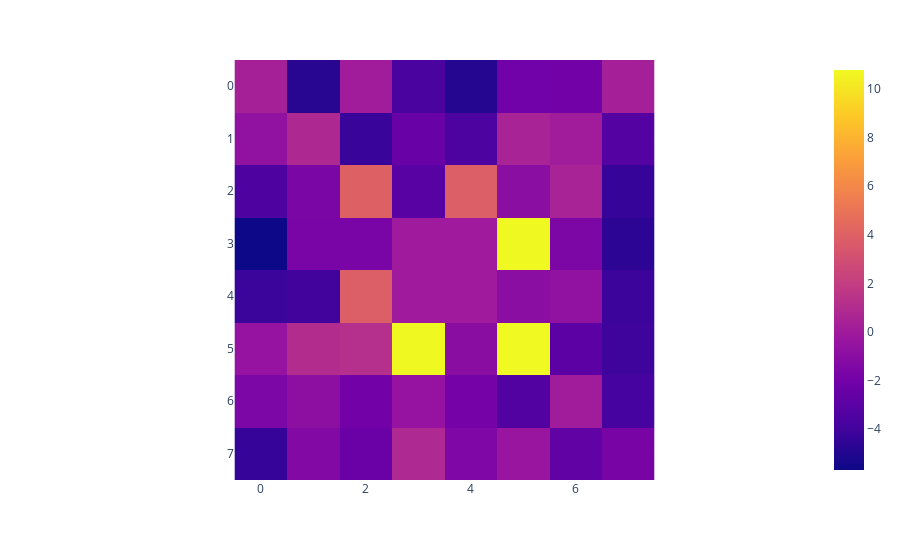

Here is the notebook cell this chart was saved with:
### Code cell
def tokens_to_ij(input):
    assert input.shape == (61,)
    padded = t.zeros((64,))
    padded[:27] = input[:27]
    padded[27] = 0
    padded[28] = 0
    padded[29:35] = input[27:33]
    padded[35] = 0
    padded[36] = 0
    padded[37:] = input[33:-1]
    return padded.reshape(8,8)

x = tokens_to_ij(loaded_model(test_data[0,:-1].unsqueeze(dim=0).to(device = 'cuda'), test_data[0,1:].unsqueeze(dim=0).to(device = 'cuda'))[0][0,0,:])

fig = px.imshow(x.detach().numpy())

fig.show()

### Figure 1 — Plotly figure (JSON) as saved in the notebook; plotly's stock layout.template omitted (floating-point values rounded to 4 significant figures)
{"data": [{"coloraxis": "coloraxis", "hovertemplate": "x: %{x}<br>y: %{y}<br>color: %{z}<extra></extra>", "name": "0", "type": "heatmap", "xaxis": "x", "yaxis": "y", "z": [[0.3125, -4.812, 0.06792, -3.647, -4.946, -2.044, -2.01, 0.2642], [-0.6575, 0.7685, -4.266, -2.422, -3.618, 0.4922, 0.0865, -3.218], [-3.521, -1.606, 3.934, -3.106, 3.828, -0.9583, 0.4838, -4.355], [-5.676, -1.717, -1.689, 0, 0, 10.75, -1.542, -4.684], [-4.194, -3.967, 3.818, 0, 0, -0.9734, -0.6818, -4.134], [-0.5101, 1.025, 1.186, 10.73, -0.9898, 10.78, -2.929, -4.103], [-1.591, -0.8779, -1.991, -0.5054, -1.907, -3.3, 0.0874, -3.863], [-4.357, -1.339, -2.382, 0.8235, -1.481, -0.3295, -2.713, -1.733]]}], "layout": {"coloraxis": {"colorscale": [[0, "#0d0887"], [0.1111, "#46039f"], [0.2222, "#7201a8"], [0.3333, "#9c179e"], [0.4444, "#bd3786"], [0.5556, "#d8576b"], [0.6667, "#ed7953"], [0.7778, "#fb9f3a"], [0.8889, "#fdca26"], [1, "#f0f921"]]}, "margin": {"t": 60}, "xaxis": {"anchor": "y", "constrain": "domain", "domain": [0, 1], "scaleanchor": "y"}, "yaxis": {"anchor": "x", "autorange": "reversed", "constrain": "domain", "domain": [0, 1]}}}
